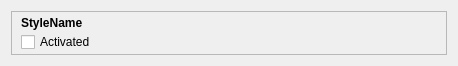
<?xml version="1.0" encoding="UTF-8"?>
<ui version="4.0">
 <class>ActivationWidgetItem</class>
 <widget class="QWidget" name="ActivationWidgetItem">
  <property name="geometry">
   <rect>
    <x>0</x>
    <y>0</y>
    <width>458</width>
    <height>66</height>
   </rect>
  </property>
  <property name="windowTitle">
   <string>Form</string>
  </property>
  <layout class="QGridLayout" name="gridLayout_2">
   <item row="0" column="0">
    <widget class="QFrame" name="frame">
     <property name="frameShape">
      <enum>QFrame::StyledPanel</enum>
     </property>
     <property name="frameShadow">
      <enum>QFrame::Raised</enum>
     </property>
     <layout class="QGridLayout" name="gridLayout">
      <property name="topMargin">
       <number>2</number>
      </property>
      <property name="bottomMargin">
       <number>2</number>
      </property>
      <property name="verticalSpacing">
       <number>0</number>
      </property>
      <item row="0" column="0">
       <widget class="QLabel" name="styleName">
        <property name="font">
         <font>
          <weight>75</weight>
          <bold>true</bold>
         </font>
        </property>
        <property name="text">
         <string>StyleName</string>
        </property>
       </widget>
      </item>
      <item row="1" column="0">
       <widget class="QCheckBox" name="activatedStatus">
        <property name="text">
         <string>Activated</string>
        </property>
       </widget>
      </item>
     </layout>
    </widget>
   </item>
  </layout>
 </widget>
 <resources/>
 <connections/>
</ui>
